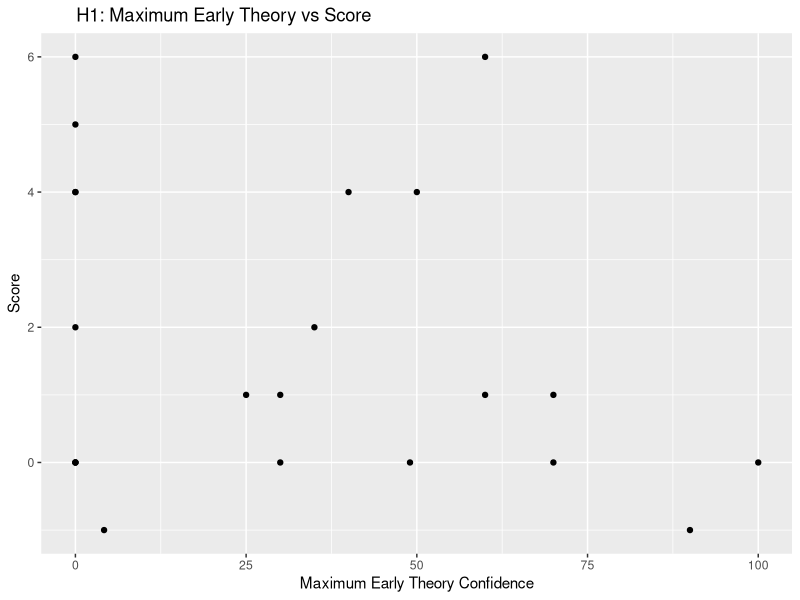
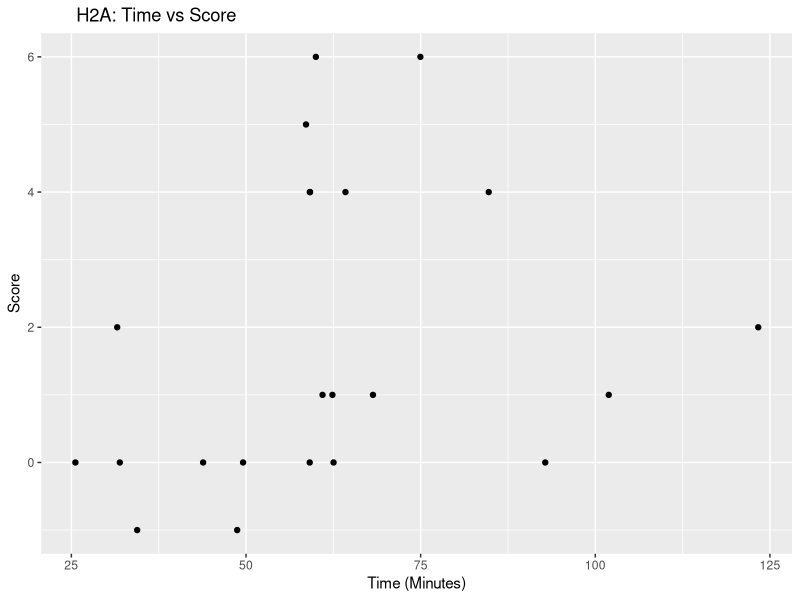
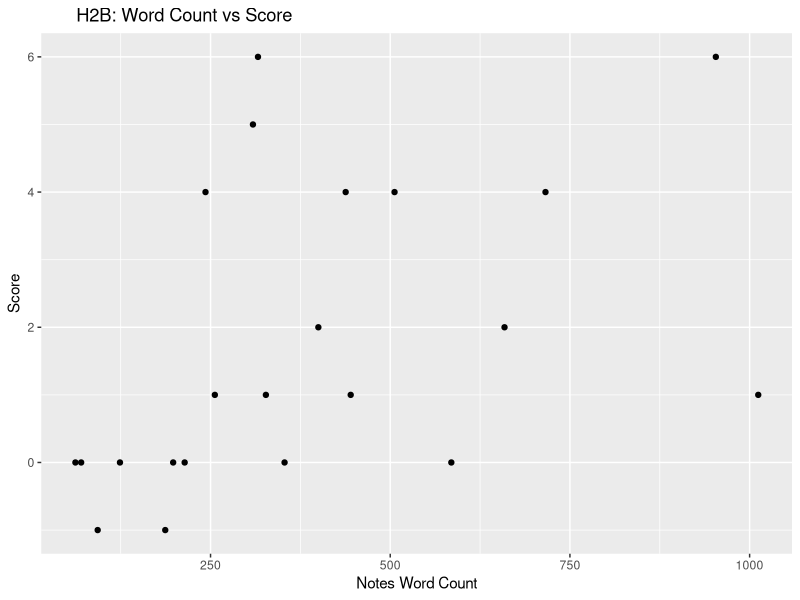
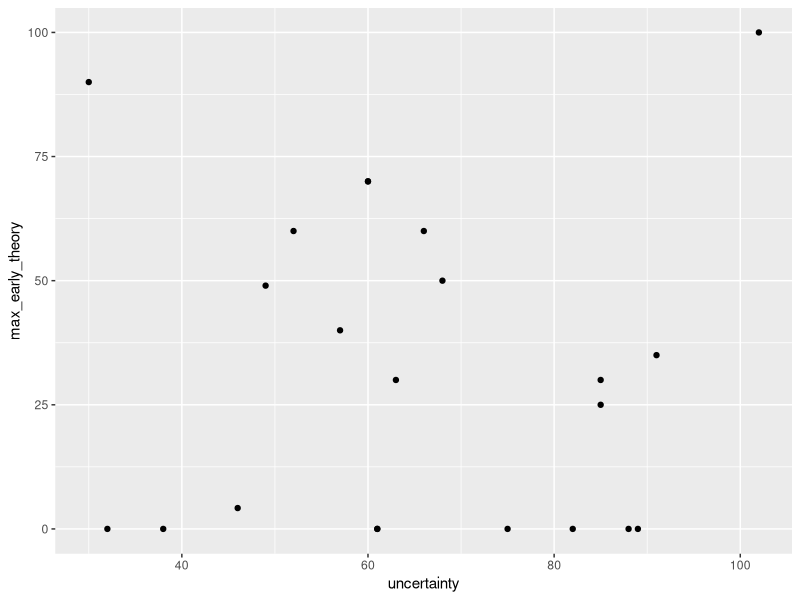
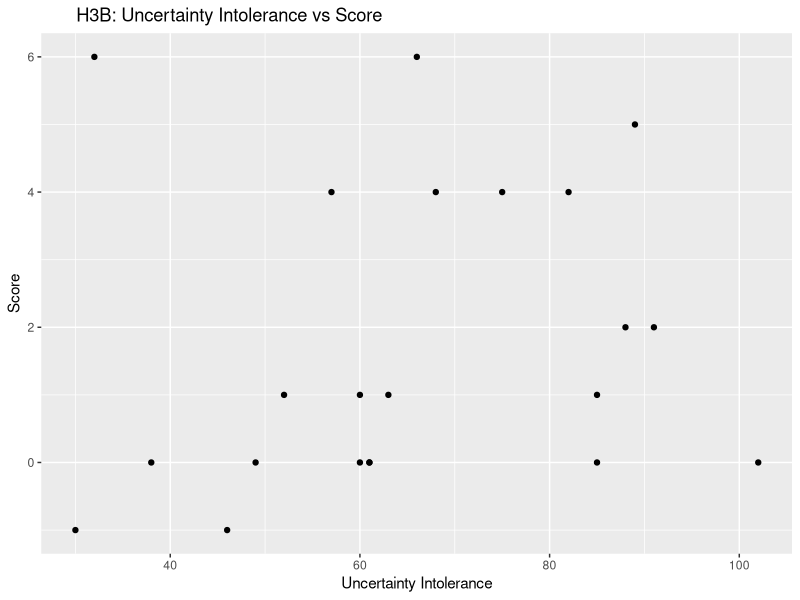
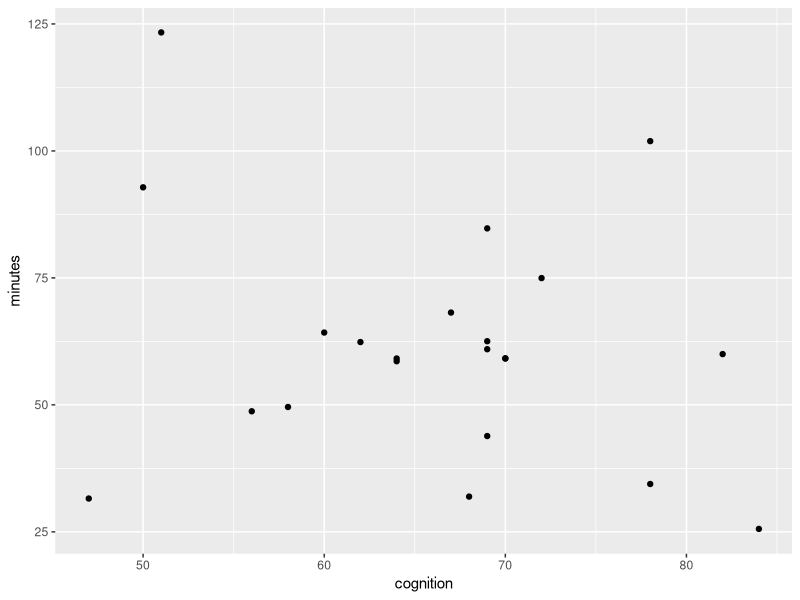
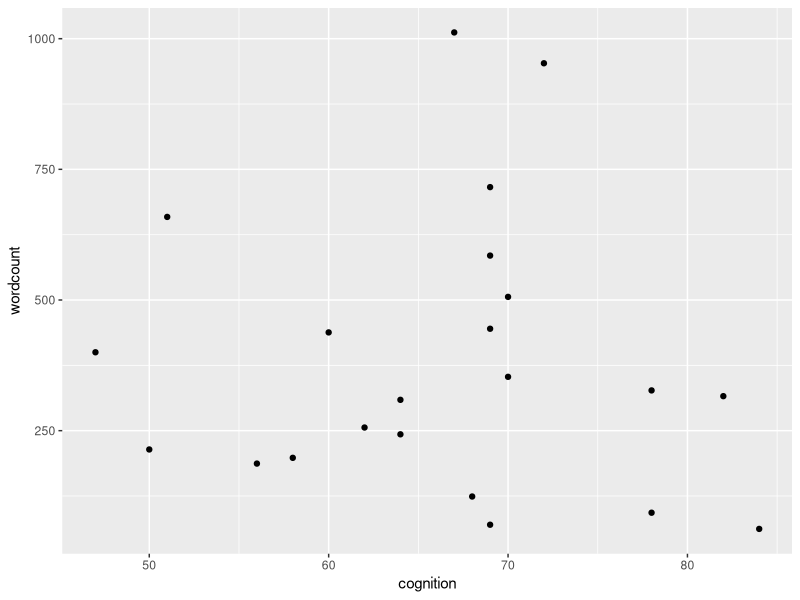
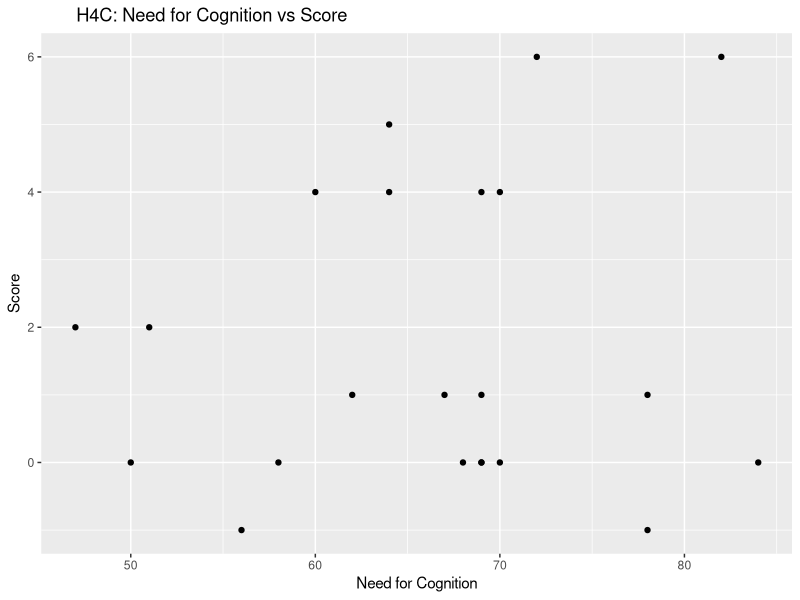

The R script that drew these images, in order: (Note: this script raises an error after producing the figures.)
## ---- chunk 1
#| label: Load libraries
#| include: false

library(dplyr)
library(tidyr)
library(ggplot2)
library(jsonlite)
library(rstatix)
## ---- chunk 2
#| label: Load data into data frame
#| include: false
data <- read.csv('sampledata.csv')
expl_data <- read.csv('expldata.csv')
expl_data <- expl_data |> select(-score)
data <- merge(data, expl_data, "subject_id")
## ---- chunk 3
data_correct = data |>
    filter(correct == 1)
data_incorrect = data |>
    filter(correct == 0)
## ---- chunk 4
t.test(data_correct$max_early_theory, data_incorrect$max_early_theory)
cor.test(data$max_early_theory, data$score, method = 'pearson')
ggplot(data = data, aes(x = max_early_theory, score)) + geom_point() + ggtitle("       H1: Maximum Early Theory vs Score") + xlab("Maximum Early Theory Confidence") + ylab("Score")
## ---- chunk 5
t.test(data_correct$minutes, data_incorrect$minutes)
cor.test(data$minutes, data$score, method = 'pearson')
ggplot(data = data, aes(x = minutes, score)) + geom_point() + ggtitle("       H2A: Time vs Score") + xlab("Time (Minutes)") + ylab("Score")
## ---- chunk 6
t.test(data_correct$minutes, data_incorrect$minutes)
cor.test(data$wordcount, data$score, method = 'pearson')
ggplot(data = data, aes(x = wordcount, score)) + geom_point() + ggtitle("       H2B: Word Count vs Score") + xlab("Notes Word Count") + ylab("Score")
## ---- chunk 7
cor.test(data$uncertainty, data$max_early_theory, method = 'pearson')
ggplot(data = data, aes(x = uncertainty, max_early_theory)) + geom_point()
t.test(data_correct$uncertainty, data_incorrect$uncertainty)
cor.test(data$uncertainty, data$score, method = 'pearson')
ggplot(data = data, aes(x = uncertainty, score)) + geom_point() + ggtitle("       H3B: Uncertainty Intolerance vs Score") + xlab("Uncertainty Intolerance") + ylab("Score")
## ---- chunk 8
cor.test(data$cognition, data$minutes, method = 'pearson')
ggplot(data = data, aes(x = cognition, minutes)) + geom_point()
cor.test(data$cognition, data$wordcount, method = 'pearson')
ggplot(data = data, aes(x = cognition, wordcount)) + geom_point()
t.test(data_correct$cognition, data_incorrect$score)
cor.test(data$cognition, data$score, method = 'pearson')
ggplot(data = data, aes(x = cognition, score)) + geom_point() + ggtitle("       H4C: Need for Cognition vs Score") + xlab("Need for Cognition") + ylab("Score")
## ---- chunk 9
#(subject_id-10)/100 is to add consistent jitter
ggplot(data = data, aes(x = timeline+((subject_id-10)/100), y = score)) + geom_point() 
ggplot(data = data, aes(x = note_drop+((subject_id-10)/100), score)) + geom_point()
ggplot(data = data, aes(x = rolling+((subject_id-10)/100), score)) + geom_point()
ggplot(data = data, aes(x = note_update+((subject_id-10)/100), score)) + geom_point() + ggtitle("       Note Updating") + xlab("Note Updating") + ylab("Score")
ggplot(data = data, aes(x = accident..0.1.2.+((subject_id-10)/100), score)) + geom_point()
ggplot(data = data, aes(x = explicit+((subject_id-10)/100), score)) + geom_point()
ggplot(data = data, aes(x = character+((subject_id-10)/100), score)) + geom_point()
ggplot(data = data, aes(x = simultaneous+((subject_id-10)/100), score)) + geom_point() + ggtitle("       Concurrent Theory Generation") + xlab("Concurrent Theory Generation") + ylab("Score")
ggplot(data = data, aes(x = avoidance+((subject_id-10)/100), score)) + geom_point()
ggplot(data = data, aes(x = fact_theory..0.1.2.+((subject_id-10)/100), score)) + geom_point() + ggtitle("       Fact-based vs Theory-based Note Taking") + xlab("Fact-based (0) vs Theory-based (2) Note Taking") + ylab("Score")
ggplot(data = data, aes(x = generation+((subject_id-10)/100), score)) + geom_point() + ggtitle("       High Volume Theory Generation") + xlab("Theory Generation") + ylab("Score")
ggplot(data = data, aes(x = means_motive..0.1.2.+((subject_id-10)/100), score)) + geom_point() + ggtitle("       Attention to Means vs Motive") + xlab("Attention to Means (0) vs Motive (2)") + ylab("Score")
ggplot(data = data, aes(x = reflection+((subject_id-10)/100), score)) + geom_point()
ggplot(data = data, aes(x = final_confidence+((subject_id-10)/100), score)) + geom_point()
ggplot(data = data, aes(x = broad+((subject_id-10)/100), score)) + geom_point()
ggplot(data = data, aes(x = partial_evi+((subject_id-10)/100), score)) + geom_point()
ggplot(data = data, aes(x = partial_id+((subject_id-10)/100), score)) + geom_point()
ggplot(data = data, aes(x = complete+((subject_id-10)/100), score)) + geom_point() + ggtitle("       Complete Theory Generation") + xlab("Complete Theory Generation") + ylab("Score")
ggplot(data = data, aes(x = confidence.0.1.2.+((subject_id-10)/100), score)) + geom_point()
## ---- chunk 10
t.test(filter(data, note_drop == 0)$score, filter(data, note_drop == 1)$score)
t.test(filter(data, rolling == 0)$score, filter(data, rolling == 1)$score)
t.test(filter(data, note_update == 0)$score, filter(data, note_update == 1)$score)
t.test(filter(data, accident..0.1.2. == 0$score), filter(data, accident..0.1.2. == 2)$score)
t.test(filter(data, explicit == 0)$score, filter(data, explicit == 1)$score)
t.test(filter(data, character == 0), filter(data, character == 1)$score)
t.test(filter(data, simultaneous == 0$score), filter(data, simultaneous == 1)$score)
t.test(filter(data, avoidance == 0)$score, filter(data, avoidance == 1)$score)
t.test(filter(data, fact_theory..0.1.2. == 0), filter(data, fact_theory..0.1.2. == 2)$score)
t.test(filter(data, generation == 0)$score, filter(data, generation == 1)$score)
t.test(filter(data, means_motive..0.1.2. == 0)$score, filter(data, means_motive..0.1.2. == 2)$score)
t.test(filter(data, reflection == 0)$score, filter(data, reflection == 1)$score)
t.test(filter(data, broad == 0)$score, filter(data, broad == 1)$score)
t.test(filter(data, partial_evi == 0)$score, filter(data, partial_evi == 1)$score)
t.test(filter(data$score, partial_id == 0)$score, filter(data, partial_id == 1)$score)
t.test(filter(data, complete == 1)$score, filter(data, complete == 0)$score)
t.test(filter(data, confidence == 0)$score, filter(data, confidence == 1)$score)
cor.test(data$score, data$final_confidence, method = 'pearson')
